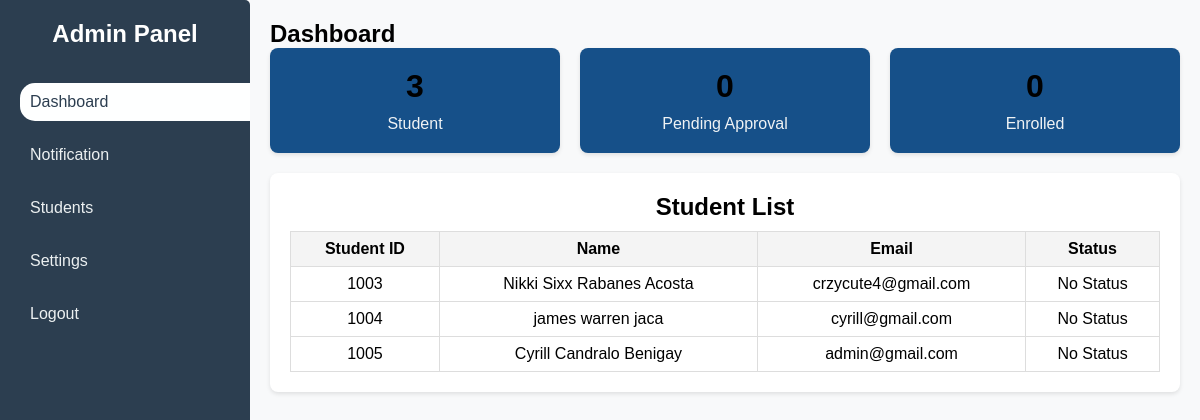
Page /admin/admin.php (signed in) on the earlier database version.
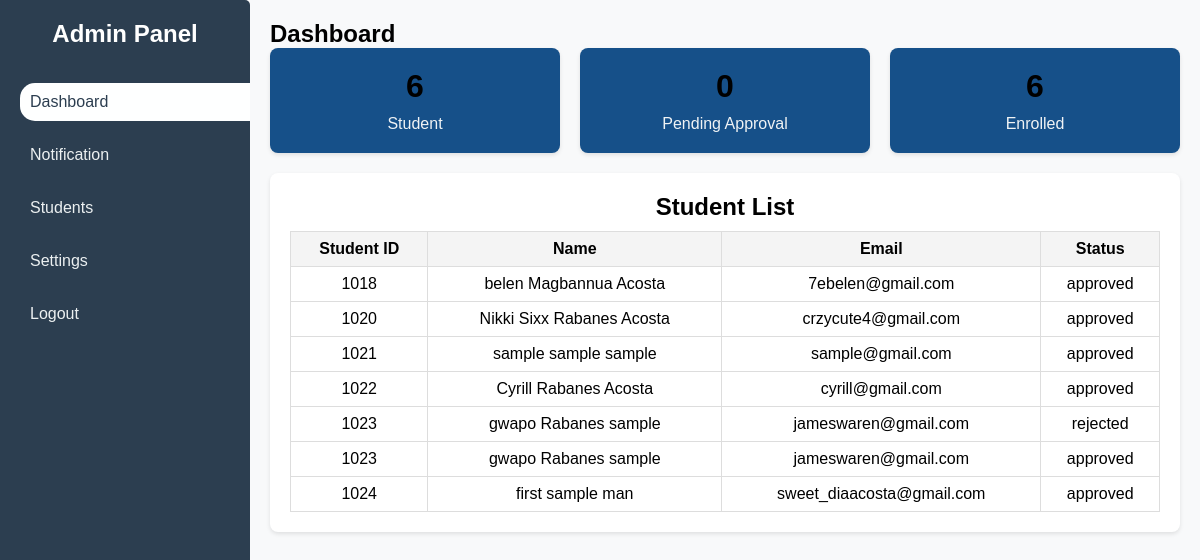
Same page on the later database version.
### tables this page shows
CREATE TABLE `logincredentials` (
  `id` int(11) NOT NULL,
  `student_id` int(11) NOT NULL,
  `email` varchar(100) NOT NULL,
  `password` varchar(255) NOT NULL
);

CREATE TABLE `student` (
  `id` int(11) NOT NULL,
  `firstname` varchar(50) NOT NULL,
  `middlename` varchar(50) DEFAULT NULL,
  `lastname` varchar(50) NOT NULL,
  `age` int(11) NOT NULL,
  `gender` enum('Male','Female','Others') NOT NULL,
  `phone` varchar(15) DEFAULT NULL,
  `address` text NOT NULL,
  `image` varchar(255) DEFAULT NULL
);

CREATE TABLE `approvals` (
  `id` int(11) NOT NULL,
  `student_id` int(11) NOT NULL,
  `status` enum('pending','approved','rejected') DEFAULT 'pending',
  `picture` blob DEFAULT NULL,
  `created_at` timestamp NOT NULL DEFAULT current_timestamp()
);

### admin/admin.php (the view, shortened to what this page needs)
<?php
include('../database/db.php');
$query = "
    SELECT student.*,
           logincredentials.email,
           approvals.status
    FROM student
    LEFT JOIN logincredentials
    ON student.id = logincredentials.student_id
    LEFT JOIN approvals
    ON student.id = approvals.student_id";
$result = mysqli_query($conn, $query);
$count_query = "SELECT COUNT(*) AS student_count FROM student";
$count_result = mysqli_query($conn, $count_query);
if ($count_result) {
    $count_data = mysqli_fetch_assoc($count_result);
    $student_count = $count_data['student_count'];
} else {
    $student_count = 0;
}
$count_queryPending = "SELECT COUNT(*) AS pending_count FROM approvals WHERE status = 'pending'";
$count_resultPending = $conn->query($count_queryPending);
$pending_count = 0;
if ($count_resultPending && $count_resultPending->num_rows > 0) {
    $row = $count_resultPending->fetch_assoc();
    $pending_count = $row['pending_count'];
} else {
    echo "Error fetching pending count: " . $conn->error;
}
$count_queryApprove = "SELECT COUNT(*) AS approved_count FROM approvals WHERE status = 'approved'";
$count_resultApprove = $conn->query($count_queryApprove);
$approved_count = 0;
if ($count_resultApprove && $count_resultApprove->num_rows > 0) {
    $row = $count_resultApprove->fetch_assoc();
    $approved_count = $row['approved_count'];
} else {
    echo "Error fetching approved count: " . $conn->error;
}
?>
<!DOCTYPE html>
<html lang="en">
<head>
    <link rel="stylesheet" href="../css/admindashboard.css">
    <link rel="stylesheet" href="https://cdnjs.cloudflare.com/ajax/libs/font-awesome/6.7.1/css/all.min.css" />
</head>
<body>
    <div class="container">
        <aside class="sidebar">
            <h2>Admin Panel</h2>
            <ul>
                <li><a href="javascript:void(0);" data-section="dashboard" onclick="showSection('dashboard')">Dashboard</a></li>
                <li><a href="javascript:void(0);" data-section="dashboard" onclick="showSection('notification')">Notification</a></li>
                <li><a href="javascript:void(0);" data-section="student" onclick="showSection('student')">Students</a></li>
                <li><a href="javascript:void(0);" data-section="setting" onclick="showSection('setting')">Settings</a></li>
                <li><a href="adminlogout.php">Logout</a></li>
            </ul>
        </aside>
        <main class="main-content">
            <div id="dashboard" class="section-content">
                <h2>Dashboard</h2>
                  <div class="cards">
           <div class="card">
            <h3><?php echo $student_count; ?></h3>
            <p>Student</p>
        </div>
            <div class="card">
            <h3><?php echo $pending_count; ?></h3>
            <p>Pending Approval</p>
        </div>
            <div class="card">
               <h3><?php echo $approved_count; ?></h3>
                <p>Enrolled</p>
            </div>
        </div>
        <div class="tables">
            <div class="table-container">
                <center>
                    <h2>Student List</h2>
                </center>
    <table>
        <thead>
            <tr>
                <th>Student ID</th>
                <th>Name</th>
                <th>Email</th>
                <th>Status</th>
            </tr>
        </thead>
        <tbody id="student-table-body" >
            <?php
            if ($result && mysqli_num_rows($result) > 0) {
                while ($row = mysqli_fetch_assoc($result)) {
                    echo "<tr>";
                    echo "<td>" . htmlspecialchars($row['id']) . "</td>";
                    echo "<td>" . htmlspecialchars($row['firstname'] . ' ' . $row['middlename'] . ' ' . $row['lastname']) . "</td>";
                     echo "<td>" . htmlspecialchars($row['email']) . "</td>";
                    echo "<td>" . htmlspecialchars($row['status'] ?? 'No Status') . "</td>";
                    echo "</tr>";
                }
            } else {
                echo "<tr><td colspan='6' class='text-center'>No students found</td></tr>";
            }
            ?>
        </tbody>
    </table>
</div>
        </div>
            </div>
        </main>
    </div>
</body>
</html>

### css/admindashboard.css (style rules this page uses)
* { margin: 0; padding: 0; box-sizing: border-box; }
body { font-family: Arial, sans-serif; height: 100vh; display: flex; }
.container { display: flex; width: 100%; }
.sidebar { width: 250px; background-color: #2c3e50; color: #fff; display: flex; flex-direction: column; padding: 20px; height: 100%; border-radius: 0 5px 5px 0; }
.sidebar h2 { text-align: center; margin-bottom: 20px; }
.sidebar ul { list-style: none; padding: 0; }
.sidebar ul li { margin: 15px 0; }
.sidebar ul li a { text-decoration: none; color: #ecf0f1; padding: 10px; display: block; border-radius: 15px; transition: background 0.3s, color 0.3s; }
.sidebar ul li a.active { background-color: #feffff; color: #2c3e50; width: 150%; }
.main-content { flex: 1; padding: 20px; background-color: #f8f9fa; overflow-y: auto; }
.section-content { display: none; }
.cards { display: grid; grid-template-columns: repeat(auto-fit, minmax(250px, 1fr)); gap: 20px; }
.card { background-color: #165089; padding: 20px; text-align: center; border-radius: 8px; box-shadow: 0 2px 4px rgba(0, 0, 0, 0.1); }
.card h3 { font-size: 2rem; margin-bottom: 10px; }
.card p { font-size: 1rem; color: #f0f3f5; }
.tables { display: grid; grid-template-columns: repeat(auto-fit, minmax(300px, 1fr)); gap: 20px; margin-top: 20px; }
.table-container { background-color: #ffffff; border-radius: 8px; box-shadow: 0 2px 4px rgba(0, 0, 0, 0.1); padding: 20px; }
table { width: 100%; border-collapse: collapse; }
table th, table td { padding: 10px; text-align: left; border-bottom: 1px solid #ddd; }
table th { background-color: #f1f1f1; }
.table-container table { width: 100%; border-collapse: collapse; margin-top: 10px; }
.table-container table th, .table-container table td { border: 1px solid #ddd; padding: 8px; text-align: center; }
.table-container table th { background-color: #f4f4f4; font-weight: bold; }

Differences in the rows shown:
removed logincredentials: student "1003", student.lastname "Nikki Sixx Rabanes Acosta", email "crzycute4@gmail.com", status "No Status"
removed logincredentials: student "1004", student.lastname "james warren jaca", email "cyrill@gmail.com", status "No Status"
removed logincredentials: student "1005", student.lastname "Cyrill Candralo Benigay", email "admin@gmail.com", status "No Status"
added student: id "1018", firstname+middlename+lastname "belen Magbannua Acosta", logincredentials.email "7ebelen@gmail.com", approvals.status "approved"
added student: id "1020", firstname+middlename+lastname "Nikki Sixx Rabanes Acosta", logincredentials.email "crzycute4@gmail.com", approvals.status "approved"
added student: id "1021", firstname+middlename+lastname "sample sample sample", logincredentials.email "sample@gmail.com", approvals.status "approved"
added student: id "1022", firstname+middlename+lastname "Cyrill Rabanes Acosta", logincredentials.email "cyrill@gmail.com", approvals.status "approved"
added student: id "1023", firstname+middlename+lastname "gwapo Rabanes sample", logincredentials.email "jameswaren@gmail.com", approvals.status "rejected", approvals.status "approved"
added student: id "1024", firstname+middlename+lastname "first sample man", logincredentials.email "sweet_diaacosta@gmail.com", approvals.status "approved"
Other differences:
$student_count: "3" → "6"
$approved_count: "0" → "6"
